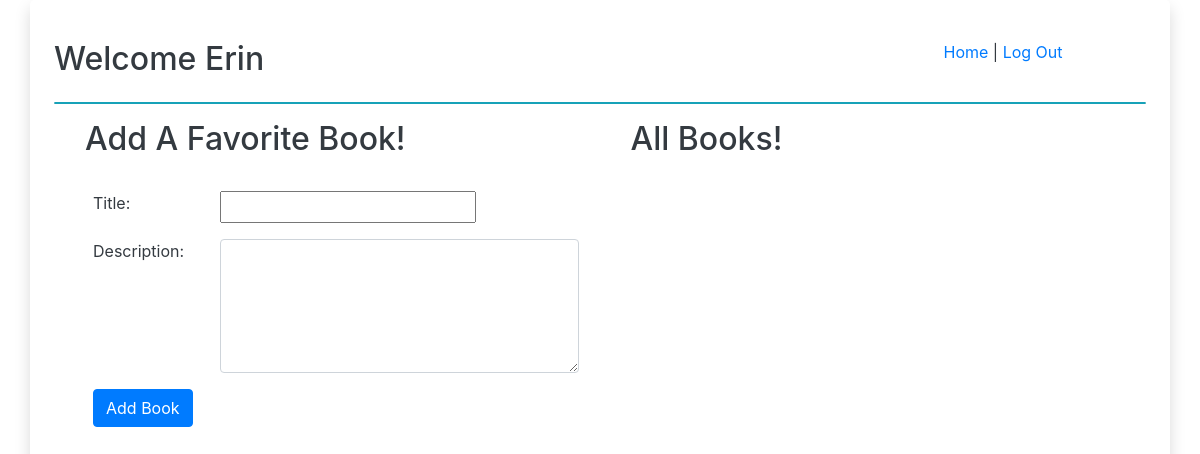
The app's page /books/ (signed in), older data.
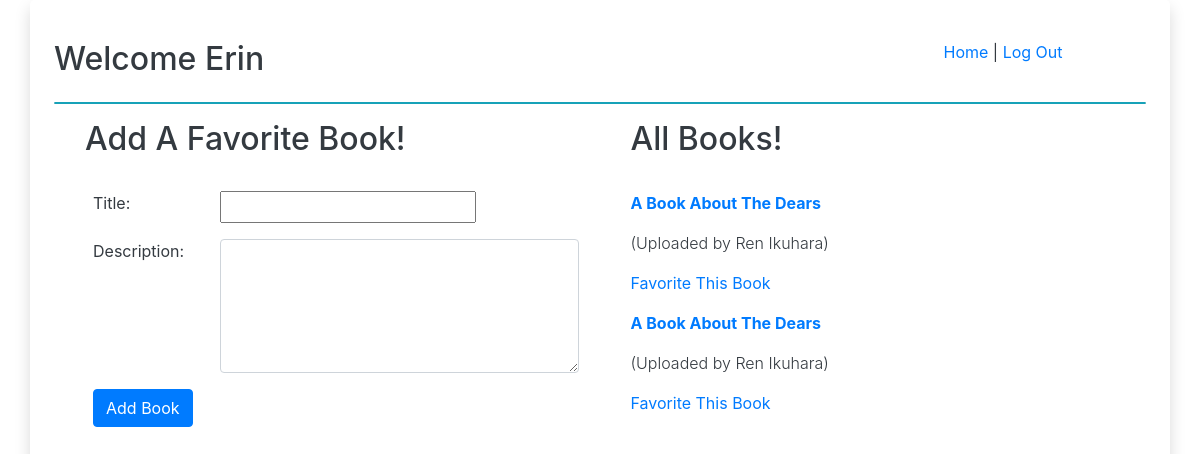
The same page, newer data.
### Favorite_Books/models.py (models this page shows)
class Books(models.Model):
    title = models.CharField(max_length = 255)
    description = models.TextField()
    created_at = models.DateTimeField(auto_now_add = True)
    updated_at = models.DateTimeField(auto_now = True)
    uploaded_by = models.ForeignKey(
        Users,
        related_name = "books_added",
        on_delete = CASCADE
    )
    users_who_fav = models.ManyToManyField(
        Users,
        related_name = "fav_books",
    )

class Users(models.Model):
    first_name = models.CharField(max_length = 100)
    last_name = models.CharField(max_length = 100)
    email = models.EmailField()
    password = models.CharField(max_length = 255)
    created_at = models.DateTimeField(auto_now_add = True)
    updated_at = models.DateTimeField(auto_now = True)
    objects = ValidationTest()

### Favorite_Books/views.py (the view)
# urls.py: path('books/', views.all_books, name = 'all_books'),
def all_books(request):
    if request.session['loggedin'] == True:
        context = {
            'loggedinuser': Users.objects.get(id = request.session['userid']),
            'books': Books.objects.all(),
        }
        return render(request, 'html/all_books.html', context)
    else:
        messages.error(request, "Please log in before continuing!", extra_tags = 'danger')
        return redirect('home')

### Favorite_Books/templates/html/all_books.html (shortened to what this page needs)
{% extends "html/base.html" %}
{% block content %}
<div class="row mt-3 ml-3 mb-3">
    <div class="col-6">
        <h2>Add A Favorite Book!</h2>
    </div>
    <div class="col-6">
        <h2>All Books!</h2>
    </div>
</div>
<div class="row ml-3 p-2">
    <div class="col-6">
        <form action="{% url 'add_book' %}" method="POST">
            <div class="form-group row">
                <label for="newbooktitle" class="col-3 mr-2">Title: </label>
                <input type="text" name="newbooktitle" id="newbooktitle" required>
            </div>
            <div class="form-group row">
                <label for="newbookdesc" class="col-3 mr-2">Description: </label>
                <textarea name="newbookdesc" id="newbookdesc" rows="5" class="form-control col-8" minlength="5">
                </textarea>
            </div>
            <button type="submit" class="text-right btn btn-primary mb-2">Add Book</button>
        </form>
    </div>
    <div class="col-6">
        {% for book_obj in books %}
        <a href="{% url 'view_book' book_obj.id %}"><p class="font-weight-bold">{{ book_obj.title }}</p></a>
        <p class="font-weight-light">(Uploaded by {{ book_obj.uploaded_by.first_name }} {{ book_obj.uploaded_by.last_name }})</p>
        {% if loggedinuser not in book_obj.users_who_fav.all %}
        <a href="{% url 'fav_book' book_obj.id %}"><p class="font-weight-normal">Favorite This Book</p></a>
        {% endif %}
        {% endfor %}
    </div>
</div>
{% endblock content %}

Row changes from the older to the newer data that the page shows:
added Books: title "A Book About The Dears", uploaded_by.first_name "Ren", uploaded_by.last_name "Ikuhara", shows "Favorite This Book"
added Books: title "A Book About The Dears", uploaded_by.first_name "Ren", uploaded_by.last_name "Ikuhara", shows "Favorite This Book"
